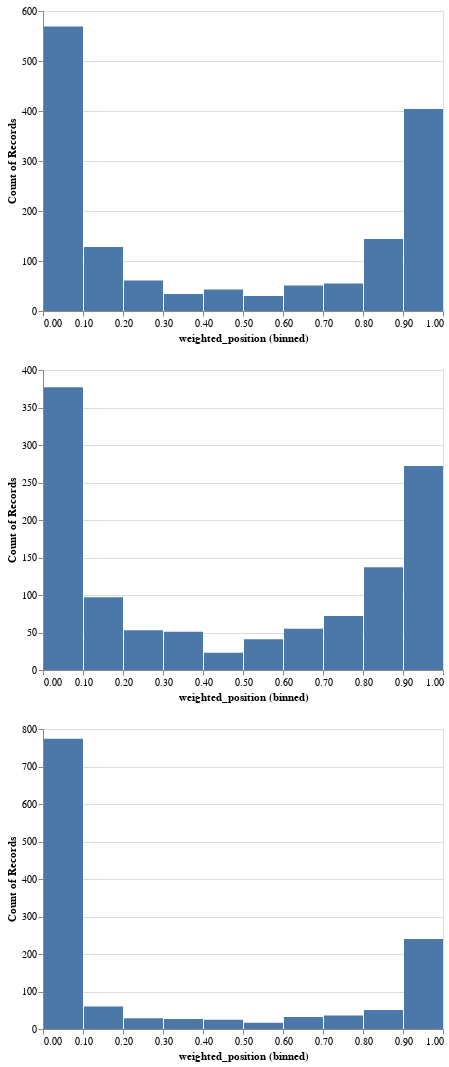

Notebook code cell kept with this figure:
### Code cell
c0 = alt.Chart(army).mark_bar().encode(
    x=alt.X('relative_position:Q', bin=True),
    y='count()',
)
b0 = alt.Chart(army).mark_bar().encode(
    x=alt.X('weighted_position:Q', bin=True),
    y='count()',
)

filtered_army = army[
    (army['total_army_value'] > 2000)
    # & (army['died_army_value'] > (army['total_army_value'] * 0.2))
]

c10 = alt.Chart(filtered_army).mark_bar().encode(
    x=alt.X('relative_position:Q', bin=True),
    y='count()',
)
b10 = alt.Chart(filtered_army).mark_bar().encode(
    x=alt.X('weighted_position:Q', bin=True),
    y='count()',
)

c1 = alt.Chart(army).mark_bar().encode(
    x=alt.X('total_army_value:Q', bin=True),
    y='count()',
)
c2 = alt.Chart(army[army['total_army_value'] < 2000]).mark_bar().encode(
    x=alt.X('total_army_value:Q', bin=True),
    y='count()',
)
d2 = alt.Chart(army[army['total_army_value'] > 2000]).mark_bar().encode(
    x=alt.X('total_army_value:Q', bin=True),
    y='count()',
)

c3 = alt.Chart(army).mark_bar().encode(
    x=alt.X('died_army_value:Q', bin=True),
    y='count()'
)
c5 = alt.Chart(army[army['died_army_value'] < 1000]).mark_bar().encode(
    x=alt.X('died_army_value:Q', bin=True),
    y='count()',
)

c4 = alt.Chart(army).mark_circle(size=60).encode(
    x='army_x',
    y='army_y',
)

protoss = alt.Chart(army[army['race'] == 'Protoss']).mark_bar().encode(
    x=alt.X('weighted_position:Q', bin=True),
    y='count()',
)
terran = alt.Chart(army[army['race'] == 'Terran']).mark_bar().encode(
    x=alt.X('weighted_position:Q', bin=True),
    y='count()',
)
zerg = alt.Chart(army[army['race'] == 'Zerg']).mark_bar().encode(
    x=alt.X('weighted_position:Q', bin=True),
    y='count()',
)

pvt = alt.Chart(army[(army['race'] == 'Protoss') & (army['matchup'] == 'PvT')]).mark_bar().encode(
    x=alt.X('weighted_position:Q', bin=True),
    y='count()',
)
pvz = alt.Chart(army[(army['race'] == 'Protoss') & (army['matchup'] == 'PvZ')]).mark_bar().encode(
    x=alt.X('weighted_position:Q', bin=True),
    y='count()',
)

tvp = alt.Chart(army[(army['race'] == 'Terran') & (army['matchup'] == 'PvT')]).mark_bar().encode(
    x=alt.X('weighted_position:Q', bin=True),
    y='count()',
)
tvz = alt.Chart(army[(army['race'] == 'Terran') & (army['matchup'] == 'TvZ')]).mark_bar().encode(
    x=alt.X('weighted_position:Q', bin=True),
    y='count()',
)

zvp = alt.Chart(army[(army['race'] == 'Zerg') & (army['matchup'] == 'PvZ')]).mark_bar().encode(
    x=alt.X('weighted_position:Q', bin=True),
    y='count()',
)
zvt = alt.Chart(army[(army['race'] == 'Zerg') & (army['matchup'] == 'TvZ')]).mark_bar().encode(
    x=alt.X('weighted_position:Q', bin=True),
    y='count()',
)

pvt_data = filtered_army[(filtered_army['race'] == 'Protoss') & (filtered_army['matchup'] == 'PvT')]
tvz_data = filtered_army[(filtered_army['race'] == 'Terran') & (filtered_army['matchup'] == 'TvZ')]
zvp_data = filtered_army[(filtered_army['race'] == 'Zerg') & (filtered_army['matchup'] == 'PvZ')]
print(pvt_data['weighted_position'].mean())
print(tvz_data['weighted_position'].mean())
print(zvp_data['weighted_position'].mean())

pvt_filtered = alt.Chart(pvt_data).mark_bar().encode(
    x=alt.X('relative_position:Q', bin=True),
    y='count()',
)
w_pvt_filtered = alt.Chart(pvt_data).mark_bar().encode(
    x=alt.X('weighted_position:Q', bin=True),
    y='count()',
)
tvz_filtered = alt.Chart(tvz_data).mark_bar().encode(
    x=alt.X('relative_position:Q', bin=True),
    y='count()',
)
w_tvz_filtered = alt.Chart(tvz_data).mark_bar().encode(
    x=alt.X('weighted_position:Q', bin=True),
    y='count()',
)
zvp_filtered = alt.Chart(zvp_data).mark_bar().encode(
    x=alt.X('relative_position:Q', bin=True),
    y='count()',
)
w_zvp_filtered = alt.Chart(zvp_data).mark_bar().encode(
    x=alt.X('weighted_position:Q', bin=True),
    y='count()',
)

w_pvt_filtered & w_tvz_filtered & w_zvp_filtered # c0 & b0 & c10 & b10 & c11 & b11 # c2 & d2 & protoss & terran & zerg c1 & c0 & b0 & c3 & c4 & c10 & b10

### Figure 1 — Vega-Lite specification as saved in the notebook (floating-point values rounded to 4 significant figures; data arrays with more than 128 entries replaced by an {"elided": "..."} marker saying what was removed)
{"config": {"view": {"continuousWidth": 400, "continuousHeight": 300}}, "vconcat": [{"data": {"name": "data-4067ce42c765c6004a5c96fe7fdc6b6a"}, "mark": "bar", "encoding": {"x": {"type": "quantitative", "bin": true, "field": "weighted_position"}, "y": {"type": "quantitative", "aggregate": "count"}}}, {"data": {"name": "data-16cf2d37da73b2754557e4168d0b65a1"}, "mark": "bar", "encoding": {"x": {"type": "quantitative", "bin": true, "field": "weighted_position"}, "y": {"type": "quantitative", "aggregate": "count"}}}, {"data": {"name": "data-a48f153de6368ec7350fea22682aa938"}, "mark": "bar", "encoding": {"x": {"type": "quantitative", "bin": true, "field": "weighted_position"}, "y": {"type": "quantitative", "aggregate": "count"}}}], "$schema": "https://vega.github.io/schema/vega-lite/v4.8.1.json", "datasets": {"data-4067ce42c765c6004a5c96fe7fdc6b6a": {"elided": "1519 records"}, "data-16cf2d37da73b2754557e4168d0b65a1": {"elided": "1178 records"}, "data-a48f153de6368ec7350fea22682aa938": {"elided": "1291 records"}}}
